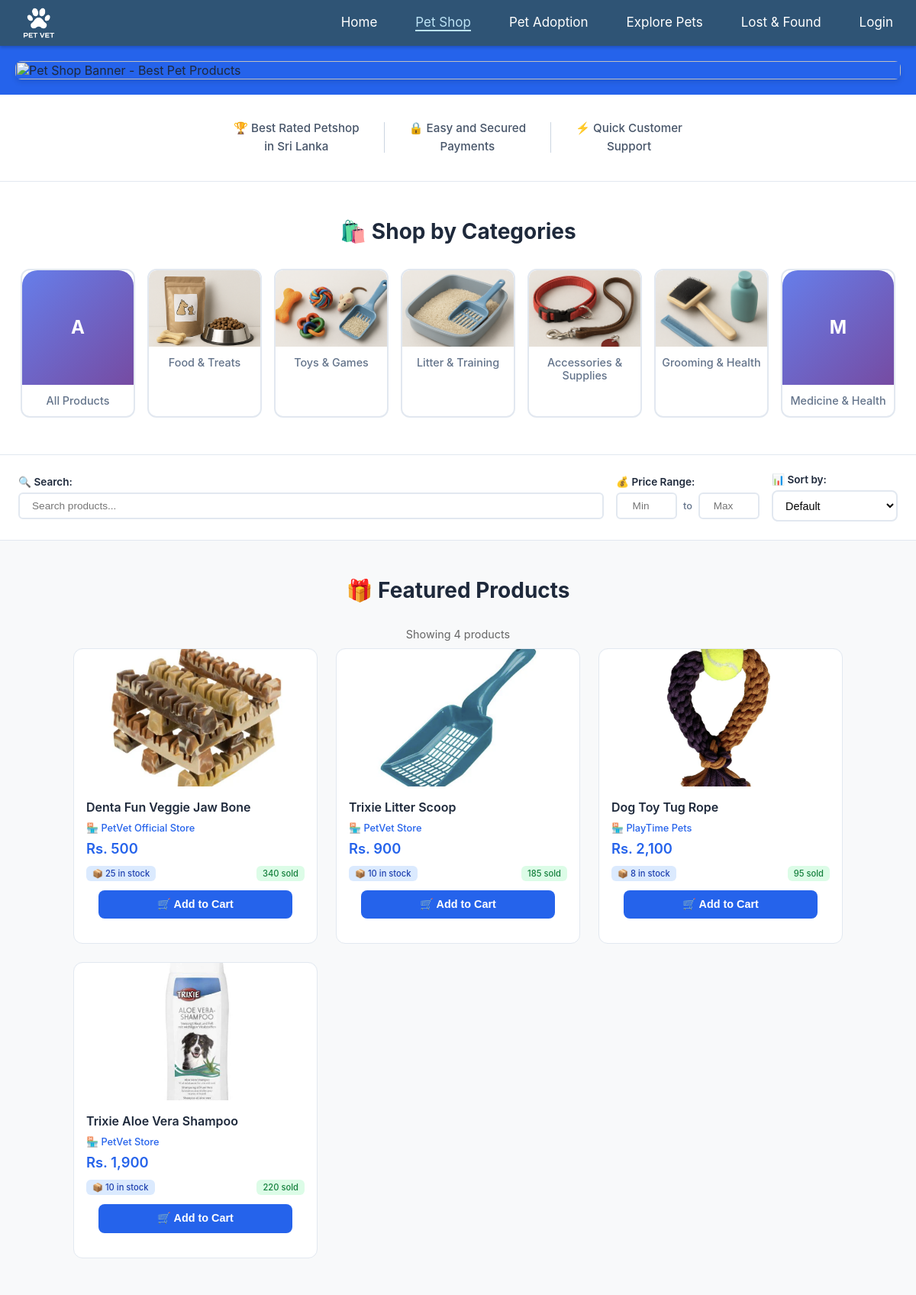
The app's page /index.php?module=guest&page=shop with its own data.
### tables this page shows
CREATE TABLE `products` (
  `id` int NOT NULL AUTO_INCREMENT,
  `name` varchar(255) NOT NULL,
  `description` text,
  `price` decimal(10,2) NOT NULL,
  `category` enum('food','toys','litter','grooming','accessories','medicine') NOT NULL,
  `image_url` varchar(500) DEFAULT NULL,
  `stock` int DEFAULT '0',
  `seller` varchar(255) DEFAULT 'PetVet Official Store',
  `sold` int DEFAULT '0',
  `is_active` tinyint(1) DEFAULT '1',
  `created_at` timestamp NOT NULL DEFAULT CURRENT_TIMESTAMP,
  `updated_at` timestamp NOT NULL DEFAULT CURRENT_TIMESTAMP ON UPDATE CURRENT_TIMESTAMP,
  PRIMARY KEY (`id`),
  KEY `idx_category` (`category`),
  KEY `idx_is_active` (`is_active`)
);

### controllers/GuestController.php (called while the page is built, shortened)
<?php
require_once __DIR__ . '/../models/Guest/GuestShopModel.php';
class GuestController extends BaseController {
    private $shopModel;
    public function __construct() {
        $this->shopModel = new GuestShopModel();
    }
    public function shop() {
        $products = $this->shopModel->getAllProducts();
        $categories = $this->shopModel->getCategories();
        $this->guestView('shop', [
            'products' => $products,
            'categories' => $categories
        ]);
    }
    protected function guestView(string $name, array $data = []) {
        extract($data);
        include __DIR__ . '/../views/guest/' . $name . '.php';
    }
}
?>

### config/connect.php (called while the page is built, shortened)
<?php
function db(): PDO {
    static $pdo = null;
    if ($pdo === null) {
        $dsn = "mysql:host=" . DB_HOST . ";port=" . DB_PORT . ";dbname=" . DB_NAME . ";charset=" . DB_CHARSET;
        $options = [
            PDO::ATTR_ERRMODE => PDO::ERRMODE_EXCEPTION,
            PDO::ATTR_DEFAULT_FETCH_MODE => PDO::FETCH_ASSOC,
            PDO::ATTR_EMULATE_PREPARES => false,
            PDO::MYSQL_ATTR_SSL_CA => DB_CA_PATH,
            PDO::MYSQL_ATTR_SSL_VERIFY_SERVER_CERT => true,
        ];
        try {
            $pdo = new PDO($dsn, DB_USER, DB_PASS, $options);
        } catch (PDOException $e) {
            error_log("Database connection failed: " . $e->getMessage());
            die("Database connection failed. Please check your configuration.");
        }
    }
    return $pdo;
}
?>

### models/BaseModel.php (called while the page is built, shortened)
<?php
require_once __DIR__ . '/../config/connect.php';
abstract class BaseModel {
    public function __construct() {
        $this->pdo = db();
        $this->db = $this->pdo;
    }
}
?>

### models/Guest/GuestShopModel.php (called while the page is built, shortened)
<?php
require_once __DIR__ . '/../BaseModel.php';
require_once __DIR__ . '/../../config/connect.php';
class GuestShopModel extends BaseModel {
    public function getAllProducts(): array {
        try {
            $stmt = $this->db->prepare("
                SELECT id, name, description, price, category, image_url as image,
                       stock, seller, sold, is_active
                FROM products
                WHERE is_active = TRUE
                ORDER BY id ASC
            ");
            $stmt->execute();
            $products = $stmt->fetchAll(PDO::FETCH_ASSOC);
            $result = [];
            foreach ($products as $product) {
                $result[$product['id']] = $product;
            }
            return $result;
        } catch (PDOException $e) {
            error_log("Get products error: " . $e->getMessage());
            return [];
        }
    }
    public function getCategories(): array {
        return [
            'food' => 'Food & Treats',
            'toys' => 'Toys & Games',
            'litter' => 'Litter & Training',
            'accessories' => 'Accessories & Supplies',
            'grooming' => 'Grooming & Health',
            'medicine' => 'Medicine & Health'
        ];
    }
}
?>

### views/guest/shop.php (the view, shortened to what this page needs)
<html lang="en">
<head>
    <link rel="stylesheet" href="/PETVET/public/css/guest/navbar.css">
    <link rel="stylesheet" href="/PETVET/public/css/guest/shop.css">
</head>
<body>
<?php require_once 'navbar.php' ?>
<div class="shop-banner">
  <img src="/PETVET/views/shared/images/shop-banner.png" alt="Pet Shop Banner - Best Pet Products">
</div>
<section class="info-strip">
  <div class="info-box">
    <p>🏆 Best Rated Petshop<br>in Sri Lanka</p>
  </div>
  <div class="info-box">
    <p>🔒 Easy and Secured<br>Payments</p>
  </div>
  <div class="info-box">
    <p>⚡ Quick Customer<br>Support</p>
  </div>
</section>
<section class="categories">
  <h2>🛍️ Shop by Categories</h2>
  <div class="category-list">
    <a class="category-card" data-category="all">
      <p>All Products</p>
    </a>
    <?php foreach($categories as $categoryKey => $categoryName): ?>
    <a class="category-card" data-category="<?php echo htmlspecialchars($categoryKey); ?>">
      <img src="/PETVET/views/shared/images/category-<?php echo htmlspecialchars($categoryKey); ?>.png" alt="<?php echo strtoupper($categoryKey); ?>">
      <p><?php echo htmlspecialchars($categoryName); ?></p>
    </a>
    <?php endforeach; ?>
  </div>
</section>
<section class="search-filter-section">
  <div class="search-filter-container">
    <div class="search-box">
      <label for="productSearch">🔍 Search:</label>
      <input type="text" id="productSearch" placeholder="Search products..." />
    </div>
    <div class="filter-controls">
      <div class="price-filter">
        <label for="minPrice">💰 Price Range:</label>
        <div class="price-range-inputs">
          <input type="number" id="minPrice" placeholder="Min" min="0" />
          <span>to</span>
          <input type="number" id="maxPrice" placeholder="Max" min="0" />
        </div>
      </div>
      <div class="sort-control">
        <label for="sortBy">📊 Sort by:</label>
        <select id="sortBy">
          <option value="default">Default</option>
        </select>
      </div>
    </div>
  </div>
</section>
<section class="products">
  <h2>🎁 Featured Products</h2>
  <div class="results-info" id="resultsInfo">Showing all products</div>
  <div class="product-grid" id="productGrid">
    <?php foreach($products as $product): ?>
    <div class="product-card" data-category="<?php echo htmlspecialchars($product['category']); ?>" data-product-id="<?php echo $product['id']; ?>" data-price="<?php echo $product['price']; ?>" data-name="<?php echo htmlspecialchars(strtolower($product['name'])); ?>" data-stock="<?php echo $product['stock']; ?>">
      <div class="product-image-container">
        <?php if (!empty($product['images']) && count($product['images']) > 1): ?>
          <div class="product-carousel" data-current="0">
            <?php foreach ($product['images'] as $idx => $img): ?>
              <img class="carousel-img <?php echo $idx === 0 ? 'active' : ''; ?>" src="<?php echo htmlspecialchars($img); ?>" alt="<?php echo htmlspecialchars($product['name']); ?>">
            <?php endforeach; ?>
            <button class="carousel-prev">❮</button>
            <button class="carousel-next">❯</button>
            <div class="carousel-dots">
              <?php foreach ($product['images'] as $idx => $img): ?>
                <span class="dot <?php echo $idx === 0 ? 'active' : ''; ?>" data-index="<?php echo $idx; ?>"></span>
              <?php endforeach; ?>
            </div>
          </div>
        <?php else: ?>
          <img src="<?php echo htmlspecialchars($product['images'][0] ?? $product['image']); ?>" alt="<?php echo htmlspecialchars($product['name']); ?>">
        <?php endif; ?>
      </div>
      <div class="product-info">
        <h3><?php echo htmlspecialchars($product['name']); ?></h3>
        <p class="seller">🏪 <?php echo htmlspecialchars($product['seller']); ?></p>
        <p class="price">Rs. <?php echo number_format($product['price']); ?></p>
        <div class="product-meta">
          <span class="stock-info">📦 <?php echo $product['stock']; ?> in stock</span>
          <span class="sold-info"><?php echo $product['sold']; ?> sold</span>
        </div>
        <div class="product-actions">
          <button class="add-to-cart" data-product-id="<?php echo $product['id']; ?>">🛒 Add to Cart</button>
        </div>
      </div>
    </div>
    <?php endforeach; ?>
  </div>
</section>
</body>
</html>

### public/css/guest/navbar.css (style rules this page uses)
body { margin: 0; padding: 0; }

### records on screen
products: shows a picture, name "Denta Fun Veggie Jaw Bone", seller "PetVet Official Store", price "500", stock "25", sold "340"
products: shows a picture, name "Trixie Litter Scoop", seller "PetVet Store", price "900", stock "10", sold "185"
products: shows a picture, name "Dog Toy Tug Rope", seller "PlayTime Pets", price "2,100", stock "8", sold "95"
products: shows a picture, name "Trixie Aloe Vera Shampoo", seller "PetVet Store", price "1,900", stock "10", sold "220"

### other values on screen
$categoryName "Food & Treats"
$categoryName "Toys & Games"
$categoryName "Litter & Training"
$categoryName "Accessories & Supplies"
$categoryName "Grooming & Health"
$categoryName "Medicine & Health"
